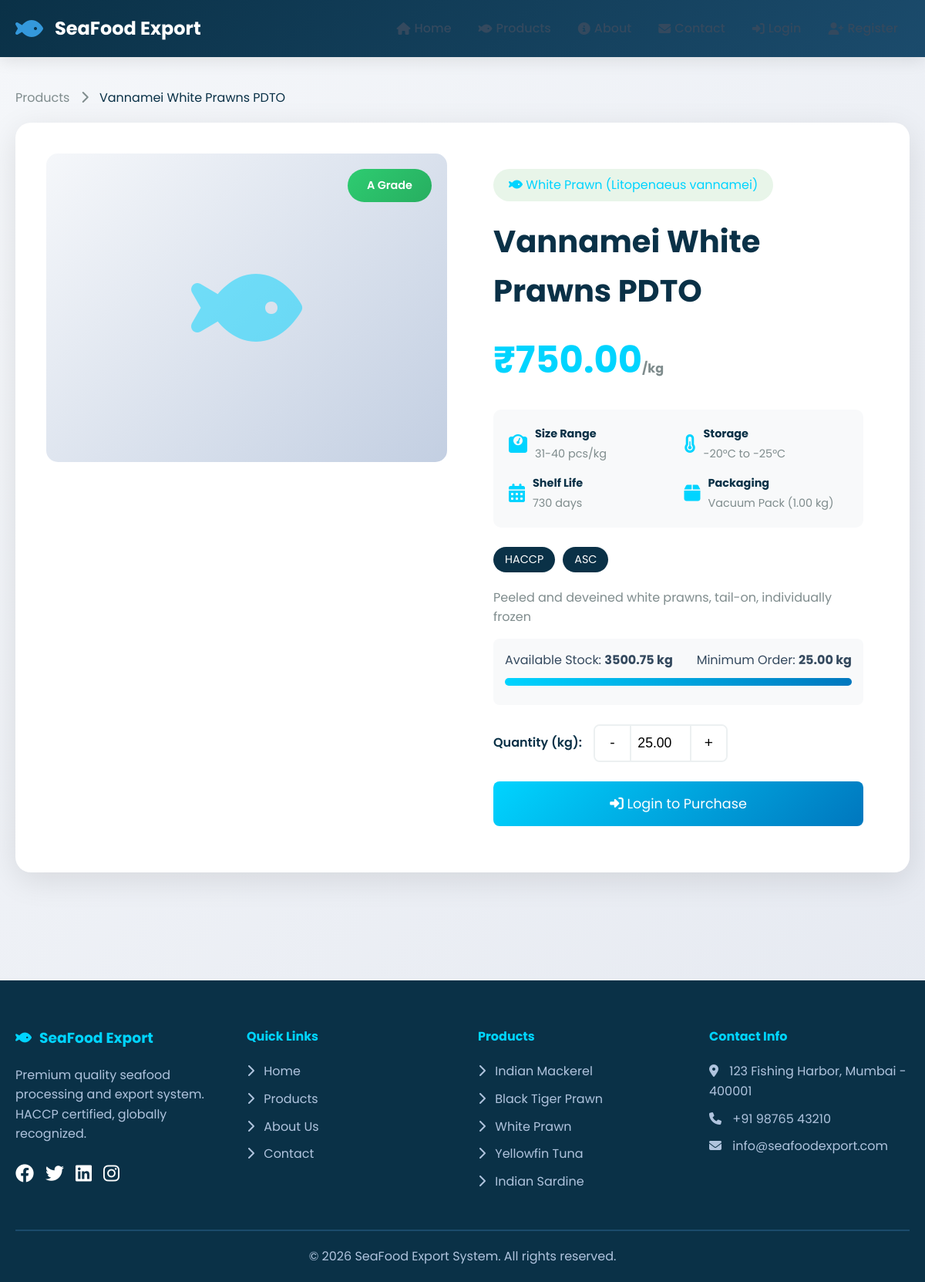
/user/product_detail.php?id=2, run on the app's committed database.
### tables this page shows
CREATE TABLE `products` (
  `id` int(11) NOT NULL,
  `species_id` int(11) DEFAULT NULL,
  `processing_type_id` int(11) DEFAULT NULL,
  `packaging_type_id` int(11) DEFAULT NULL,
  `product_code` varchar(50) NOT NULL,
  `name` varchar(200) NOT NULL,
  `description` text DEFAULT NULL,
  `grade` enum('Premium','A','B','C','Standard') DEFAULT 'Standard',
  `size_range` varchar(50) DEFAULT NULL COMMENT 'e.g., 20-30 pcs/kg',
  `catch_area` varchar(100) DEFAULT NULL,
  `price_per_kg` decimal(10,2) NOT NULL,
  `stock_kg` decimal(10,2) NOT NULL DEFAULT 0.00,
  `minimum_order_kg` decimal(10,2) DEFAULT 10.00,
  `moisture_content` decimal(5,2) DEFAULT NULL,
  `fat_content` decimal(5,2) DEFAULT NULL,
  `protein_content` decimal(5,2) DEFAULT NULL,
  `preservation_method` varchar(100) DEFAULT NULL,
  `certification` text DEFAULT NULL,
  `image` varchar(255) DEFAULT NULL,
  `featured` tinyint(1) DEFAULT 0,
  `status` tinyint(1) DEFAULT 1,
  `created_at` timestamp NOT NULL DEFAULT current_timestamp(),
  `updated_at` timestamp NULL DEFAULT NULL ON UPDATE current_timestamp()
);

CREATE TABLE `fish_species` (
  `id` int(11) NOT NULL,
  `name` varchar(100) NOT NULL,
  `scientific_name` varchar(150) DEFAULT NULL,
  `local_name` varchar(100) DEFAULT NULL,
  `description` text DEFAULT NULL,
  `habitat` varchar(100) DEFAULT NULL,
  `season` varchar(100) DEFAULT NULL,
  `image` varchar(255) DEFAULT NULL,
  `status` tinyint(1) DEFAULT 1,
  `created_at` timestamp NOT NULL DEFAULT current_timestamp()
);

CREATE TABLE `processing_types` (
  `id` int(11) NOT NULL,
  `name` varchar(50) NOT NULL,
  `description` text DEFAULT NULL,
  `shelf_life_days` int(11) DEFAULT NULL,
  `storage_temperature` varchar(50) DEFAULT NULL,
  `created_at` timestamp NOT NULL DEFAULT current_timestamp()
);

CREATE TABLE `packaging_types` (
  `id` int(11) NOT NULL,
  `name` varchar(50) NOT NULL,
  `description` text DEFAULT NULL,
  `capacity_kg` decimal(10,2) DEFAULT NULL,
  `material` varchar(50) DEFAULT NULL,
  `created_at` timestamp NOT NULL DEFAULT current_timestamp()
);

### user/product_detail.php (the view, shortened to what this page needs)
<?php
require_once '../includes/config.php';
$product_id = isset($_GET['id']) ? (int)$_GET['id'] : 0;
$query = "SELECT p.*, fs.name as species_name, fs.scientific_name, fs.habitat, fs.season,
          pt.name as processing_name, pt.description as processing_description,
          pt.shelf_life_days, pt.storage_temperature,
          pkg.name as packaging_name, pkg.capacity_kg as packaging_capacity
          FROM products p
          LEFT JOIN fish_species fs ON p.species_id = fs.id
          LEFT JOIN processing_types pt ON p.processing_type_id = pt.id
          LEFT JOIN packaging_types pkg ON p.packaging_type_id = pkg.id
          WHERE p.id = '$product_id' AND p.status = 1";
$result = mysqli_query($conn, $query);
$product = mysqli_fetch_assoc($result);
?>
<?php include '../includes/header.php'; ?>
<div class="product-detail">
    <div style="margin-bottom: 20px;">
        <a href="products.php" style="color: #7f8c8d; text-decoration: none;">Products</a>
        <i class="fas fa-chevron-right" style="color: #7f8c8d; margin: 0 10px;"></i>
        <span style="color: #0a3147;"><?php echo $product['name']; ?></span>
    </div>
    <div class="product-container">
        <div class="product-gallery">
            <div class="main-image">
                <i class="fas fa-fish"></i>
            </div>
            <?php
            $badge_class = 'badge-standard';
            if ($product['grade'] == 'Premium') $badge_class = 'badge-premium';
            elseif ($product['grade'] == 'A') $badge_class = 'badge-grade-a';
            ?>
            <span class="product-badge <?php echo $badge_class; ?>">
                <?php echo $product['grade']; ?> Grade
            </span>
        </div>
        <div class="product-info">
            <span class="product-species">
                <i class="fas fa-fish"></i> <?php echo $product['species_name']; ?> (<?php echo $product['scientific_name']; ?>)
            </span>
            <h1><?php echo $product['name']; ?></h1>
            <div class="product-price">
                ₹<?php echo number_format($product['price_per_kg'], 2); ?><small>/kg</small>
            </div>
            <div class="product-meta">
                <div class="meta-item">
                    <i class="fas fa-weight"></i>
                    <div>
                        <h4>Size Range</h4>
                        <p><?php echo $product['size_range'] ?? 'Standard'; ?></p>
                    </div>
                </div>
                <div class="meta-item">
                    <i class="fas fa-thermometer-half"></i>
                    <div>
                        <h4>Storage</h4>
                        <p><?php echo $product['storage_temperature']; ?></p>
                    </div>
                </div>
                <div class="meta-item">
                    <i class="fas fa-calendar-alt"></i>
                    <div>
                        <h4>Shelf Life</h4>
                        <p><?php echo $product['shelf_life_days']; ?> days</p>
                    </div>
                </div>
                <div class="meta-item">
                    <i class="fas fa-box"></i>
                    <div>
                        <h4>Packaging</h4>
                        <p><?php echo $product['packaging_name']; ?> (<?php echo $product['packaging_capacity']; ?> kg)</p>
                    </div>
                </div>
            </div>
            <?php if ($product['certification']): ?>
                <div class="certification">
                    <?php
                    $certs = explode(',', $product['certification']);
                    foreach ($certs as $cert):
                    ?>
                        <span class="cert-badge"><?php echo trim($cert); ?></span>
                    <?php endforeach; ?>
                </div>
            <?php endif; ?>
            <p style="color: #7f8c8d; line-height: 1.6;"><?php echo nl2br($product['description']); ?></p>
            <div class="stock-info">
                <div style="display: flex; justify-content: space-between; margin-bottom: 5px;">
                    <span>Available Stock: <strong><?php echo $product['stock_kg']; ?> kg</strong></span>
                    <span>Minimum Order: <strong><?php echo $product['minimum_order_kg']; ?> kg</strong></span>
                </div>
                <div class="stock-bar">
                    <div class="stock-fill" style="width: <?php echo min(($product['stock_kg'] / 1000) * 100, 100); ?>%;"></div>
                </div>
            </div>
            <div class="quantity-selector">
                <span class="quantity-label">Quantity (kg):</span>
                <div class="quantity-controls">
                    <button class="quantity-btn" onclick="decrement()">-</button>
                    <input type="number" id="quantity" class="quantity-input" value="<?php echo $product['minimum_order_kg']; ?>" min="<?php echo $product['minimum_order_kg']; ?>" max="<?php echo $product['stock_kg']; ?>" step="0.5">
                    <button class="quantity-btn" onclick="increment()">+</button>
                </div>
            </div>
            <?php if (isset($_SESSION['user_id'])): ?>
                <div class="action-buttons">
                    <button class="btn-large btn-primary" onclick="addToCart(<?php echo $product['id']; ?>, false)">
                        <i class="fas fa-shopping-cart"></i> Add to Cart
                    </button>
                    <button class="btn-large btn-secondary" onclick="addToCart(<?php echo $product['id']; ?>, true)">
                        <i class="fas fa-bolt"></i> Buy Now
                    </button>
                </div>
            <?php else: ?>
                <div class="action-buttons">
                    <a href="login.php" class="btn-large btn-primary">
                        <i class="fas fa-sign-in-alt"></i> Login to Purchase
                    </a>
                </div>
            <?php endif; ?>
        </div>
    </div>
</div>
<?php include '../includes/footer.php'; ?>

### includes/footer.php (shortened to what this page needs)
<?php
$current_year = date('Y');
?>
    <footer style="background: #0a3147; color: white; padding: 60px 0 20px; margin-top: 60px;">
        <div style="max-width: 1400px; margin: 0 auto; padding: 0 20px;">
            <div style="display: grid; grid-template-columns: repeat(auto-fit, minmax(250px, 1fr)); gap: 40px; margin-bottom: 40px;">
                <div>
                    <h3 style="color: #00d4ff; margin-bottom: 20px; display: flex; align-items: center; gap: 10px;">
                        <i class="fas fa-fish"></i> SeaFood Export
                    </h3>
                    <p style="color: #b0c4de; line-height: 1.6;">Premium quality seafood processing and export system. HACCP certified, globally recognized.</p>
                    <div style="margin-top: 20px; display: flex; gap: 15px;">
                        <a href="#" style="color: white; font-size: 1.5rem;"><i class="fab fa-facebook"></i></a>
                        <a href="#" style="color: white; font-size: 1.5rem;"><i class="fab fa-twitter"></i></a>
                        <a href="#" style="color: white; font-size: 1.5rem;"><i class="fab fa-linkedin"></i></a>
                        <a href="#" style="color: white; font-size: 1.5rem;"><i class="fab fa-instagram"></i></a>
                    </div>
                </div>
                <div>
                    <h4 style="color: #00d4ff; margin-bottom: 20px;">Quick Links</h4>
                    <ul style="list-style: none;">
                        <li style="margin-bottom: 10px;"><a href="<?php echo SITE_URL; ?>index.php" style="color: #b0c4de; text-decoration: none;"><i class="fas fa-chevron-right" style="margin-right: 8px;"></i> Home</a></li>
                        <li style="margin-bottom: 10px;"><a href="<?php echo USER_URL; ?>products.php" style="color: #b0c4de; text-decoration: none;"><i class="fas fa-chevron-right" style="margin-right: 8px;"></i> Products</a></li>
                        <li style="margin-bottom: 10px;"><a href="<?php echo SITE_URL; ?>about.php" style="color: #b0c4de; text-decoration: none;"><i class="fas fa-chevron-right" style="margin-right: 8px;"></i> About Us</a></li>
                        <li style="margin-bottom: 10px;"><a href="<?php echo SITE_URL; ?>contact.php" style="color: #b0c4de; text-decoration: none;"><i class="fas fa-chevron-right" style="margin-right: 8px;"></i> Contact</a></li>
                    </ul>
                </div>
                <div>
                    <h4 style="color: #00d4ff; margin-bottom: 20px;">Products</h4>
                    <ul style="list-style: none;">
                        <?php
                        $query = "SELECT * FROM fish_species WHERE status = 1 LIMIT 5";
                        $result = mysqli_query($conn, $query);
                        while ($row = mysqli_fetch_assoc($result)):
                        ?>
                        <li style="margin-bottom: 10px;"><a href="<?php echo USER_URL; ?>products.php?species=<?php echo $row['id']; ?>" style="color: #b0c4de; text-decoration: none;"><i class="fas fa-chevron-right" style="margin-right: 8px;"></i> <?php echo $row['name']; ?></a></li>
                        <?php endwhile; ?>
                    </ul>
                </div>
                <div>
                    <h4 style="color: #00d4ff; margin-bottom: 20px;">Contact Info</h4>
                    <p style="color: #b0c4de; margin-bottom: 10px;"><i class="fas fa-map-marker-alt" style="margin-right: 10px;"></i> 123 Fishing Harbor, Mumbai - 400001</p>
                    <p style="color: #b0c4de; margin-bottom: 10px;"><i class="fas fa-phone" style="margin-right: 10px;"></i> +91 98765 43210</p>
                    <p style="color: #b0c4de; margin-bottom: 10px;"><i class="fas fa-envelope" style="margin-right: 10px;"></i> info@seafoodexport.com</p>
                </div>
            </div>
            <hr style="border: 1px solid #1b4b6c; margin: 20px 0;">
            <div style="text-align: center; color: #b0c4de;">
                <p>&copy; <?php echo $current_year; ?> SeaFood Export System. All rights reserved.</p>
            </div>
        </div>
    </footer>
</body>
</html>

### assets/css/style.css (style rules this page uses)
* { margin: 0; padding: 0; box-sizing: border-box; }
:root { --primary-color: #2ecc71; --secondary-color: #27ae60; --accent-color: #3498db; --danger-color: #e74c3c; --warning-color: #f39c12; --dark-color: #2c3e50; --light-color: #ecf0f1; --text-color: #34495e; --white: #ffffff; --shadow: 0 2px 10px rgba(0,0,0,0.1); --transition: all 0.3s ease; }
body { font-family: 'Segoe UI', Tahoma, Geneva, Verdana, sans-serif; line-height: 1.6; color: var(--text-color); background: linear-gradient(135deg, #667eea 0%, #764ba2 100%); min-height: 100vh; }
.product-badge { position: absolute; top: 10px; right: 10px; background: var(--primary-color); color: var(--white); padding: 5px 15px; border-radius: 20px; font-size: 0.9rem; z-index: 1; animation: pulse 2s infinite; }
.product-info { padding: 20px; }
.product-price { font-size: 1.5rem; font-weight: bold; color: var(--primary-color); margin-bottom: 15px; animation: pricePulse 2s infinite; }
.btn-primary { background: linear-gradient(135deg, var(--primary-color), var(--secondary-color)); color: var(--white); }

### includes/header.php (style rules this page uses)
* { margin: 0; padding: 0; box-sizing: border-box; }
body { font-family: 'Poppins', sans-serif; background: linear-gradient(135deg, #f5f7fa 0%, #e4e8f0 100%); min-height: 100vh; display: flex; flex-direction: column; }

### user/product_detail.php (style rules this page uses)
.product-detail { max-width: 1200px; margin: 40px auto; padding: 0 20px; }
.product-container { display: grid; grid-template-columns: 1fr 1fr; gap: 40px; background: white; padding: 40px; border-radius: 20px; box-shadow: 0 10px 40px rgba(0,0,0,0.1); margin-bottom: 40px; }
.product-gallery { position: relative; }
.main-image { width: 100%; height: 400px; background: linear-gradient(135deg, #f5f7fa, #c3cfe2); border-radius: 15px; display: flex; align-items: center; justify-content: center; margin-bottom: 20px; }
.main-image i { font-size: 8rem; color: #00d4ff; opacity: 0.5; }
.product-badge { position: absolute; top: 20px; right: 20px; padding: 10px 25px; border-radius: 30px; font-weight: 600; z-index: 10; }
.badge-grade-a { background: linear-gradient(135deg, #2ecc71, #27ae60); color: white; }
.product-info h1 { font-size: 2.5rem; color: #0a3147; margin-bottom: 15px; }
.product-species { display: inline-block; background: #e8f5e9; color: #00d4ff; padding: 8px 20px; border-radius: 30px; margin-bottom: 20px; }
.product-price { font-size: 3rem; font-weight: bold; color: #00d4ff; margin: 20px 0; }
.product-price small { font-size: 1rem; color: #7f8c8d; }
.product-meta { display: grid; grid-template-columns: repeat(2, 1fr); gap: 15px; margin: 25px 0; padding: 20px; background: #f8f9fa; border-radius: 10px; }
.meta-item { display: flex; align-items: center; gap: 10px; }
.meta-item i { font-size: 1.5rem; color: #00d4ff; }
.meta-item h4 { color: #0a3147; font-size: 0.9rem; margin-bottom: 3px; }
.meta-item p { color: #7f8c8d; font-size: 0.9rem; margin: 0; }
.certification { display: flex; flex-wrap: wrap; gap: 10px; margin: 20px 0; }
.cert-badge { background: #0a3147; color: white; padding: 5px 15px; border-radius: 20px; font-size: 0.9rem; }
.quantity-selector { display: flex; align-items: center; gap: 15px; margin: 25px 0; }
.quantity-label { font-weight: 600; color: #0a3147; }
.quantity-controls { display: flex; align-items: center; border: 2px solid #ecf0f1; border-radius: 8px; overflow: hidden; }
.quantity-btn { width: 45px; height: 45px; background: white; border: none; font-size: 1.2rem; cursor: pointer; transition: all 0.3s ease; }
.quantity-input { width: 80px; height: 45px; border: none; border-left: 2px solid #ecf0f1; border-right: 2px solid #ecf0f1; text-align: center; font-size: 1.1rem; }
.action-buttons { display: flex; gap: 15px; }
.btn-large { flex: 1; padding: 15px; font-size: 1.1rem; border: none; border-radius: 8px; cursor: pointer; transition: all 0.3s ease; text-decoration: none; text-align: center; }
.btn-primary { background: linear-gradient(135deg, #00d4ff, #0077be); color: white; }
.stock-info { margin: 15px 0; padding: 15px; background: #f8f9fa; border-radius: 8px; }
.stock-bar { height: 10px; background: #ecf0f1; border-radius: 5px; margin: 10px 0; }
.stock-fill { height: 100%; background: linear-gradient(90deg, #00d4ff, #0077be); border-radius: 5px; }

### data on the page
products: name "Vannamei White Prawns PDTO", grade "A", species.name "White Prawn", species.scientific_name "Litopenaeus vannamei", price_per_kg "750.00", size_range "31-40 pcs/kg", processing_type.storage_temperature "-20°C to -25°C", processing_type.shelf_life_days "730", packaging_type.name "Vacuum Pack", packaging_type.capacity_kg "1.00", certification "HACCP", certification "ASC", description "Peeled and deveined white prawns, tail-on, individually frozen", stock_kg "3500.75", minimum_order_kg "25.00"
fish_species: name "Indian Mackerel"
fish_species: name "Black Tiger Prawn"
fish_species: name "White Prawn"
fish_species: name "Yellowfin Tuna"
fish_species: name "Indian Sardine"
